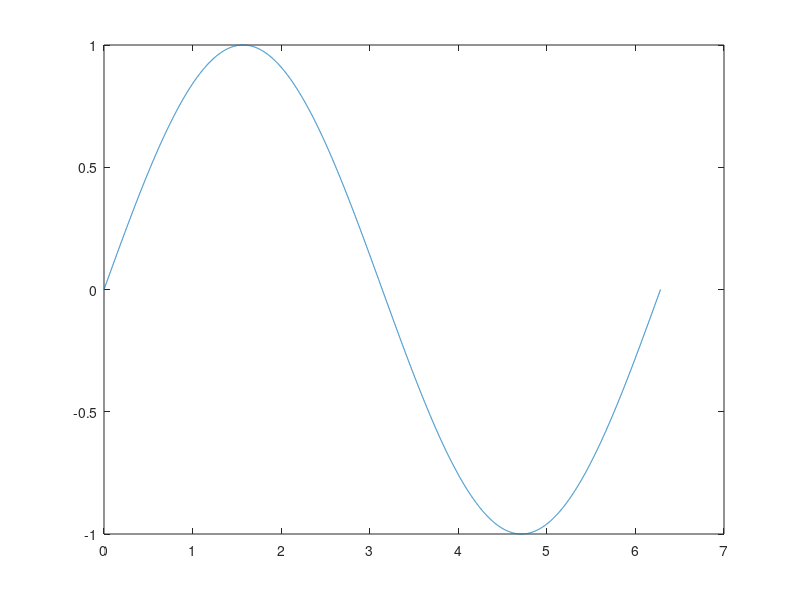

Recreate this plot in MATLAB. (Note: this script raises an error after producing the figure.)
clc
clear
y = 0:0.001:2*pi;
s = sin(y);
%disp(s);
plot(y, s);

a = sortInc(2, 1, 3);
disp(a);

function [a] = sortInc(a, b, c)
    a = sort([a, b, c]);
end
